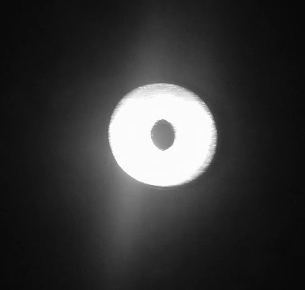
#> input picture Codes/mp1.tiff, 305 x 290 px
$ python outter_contours.py
#> lines starting #> are read from the running program, lines starting #| are printed output that depends on the picture; after the words box and inside, x2 and y2 are one past the last pixel; in counts of white or black regions, pixels touching at a corner belong together
# import necessary libraries
import numpy as np
import cv2 as cv

############################## For Image Part 1 ###################################################
image = cv.imread('mp1.tiff', cv.IMREAD_COLOR)
#> image is the input picture: shape (290, 305, 3); min 8, max 255, mean 54.4

# Use OpenCL for processing
img = cv.UMat(image)

mean_shift_img = cv.pyrMeanShiftFiltering(img, 21, 51)
cv.imshow("image", mean_shift_img)
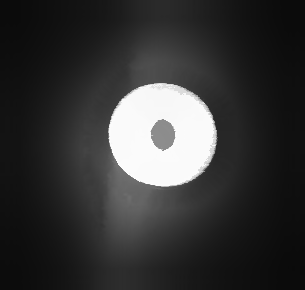
#> window 'image': shape (290, 305, 3); min 10, max 251, mean 53.7

while cv.waitKey(0) & 0xFF != ord('\r'):
#> (key Esc is pressed here)
#> (key Enter is pressed here)
	pass

gray_img = cv.cvtColor(mean_shift_img, cv.COLOR_BGR2GRAY)
thresh_img = cv.threshold(gray_img, 0, 255, cv.THRESH_BINARY | cv.THRESH_OTSU)[1]

cv.imshow("image", thresh_img)
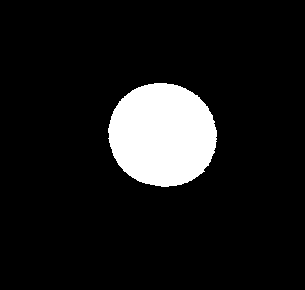
#> window 'image': shape (290, 305); 10% white; 1 white region, box (x1, y1, x2, y2) and area: (108, 83, 217, 187) 8883

while cv.waitKey(0) & 0xFF != ord('\r'):
#> (key Esc is pressed here)
#> (key Enter is pressed here)
	pass

contours = cv.findContours(thresh_img, cv.RETR_EXTERNAL, cv.CHAIN_APPROX_SIMPLE)[-2]
#> contours = 1 item

for index, contour in enumerate(contours):
	cv.drawContours(img, [contour], -1, (0, 0, 255), 2)
#> this loop made 1 pass

cv.imshow("image", img)
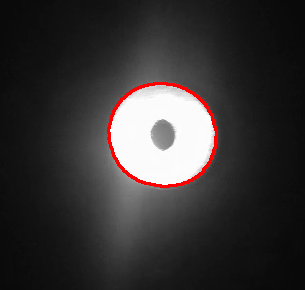
#> window 'image': shape (290, 305, 3); mean B, G, R 52.2, 52.2, 55.5

while cv.waitKey(0) & 0xFF != ord('\r'):
#> (key Esc is pressed here)
#> (key Enter is pressed here)
	pass


############################## For Image Part 2 ###################################################

image = cv.imread('mp2.tiff', cv.IMREAD_COLOR)
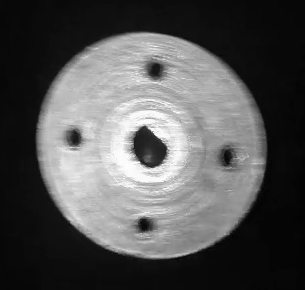
#> input picture Codes/mp2.tiff, 305 x 290 px
#> image is the input picture: shape (290, 305, 3); min 2, max 255, mean 84.2

# Use OpenCL for processing
img = cv.UMat(image)

mean_shift_img = cv.pyrMeanShiftFiltering(img, 21, 51)
cv.imshow("image", mean_shift_img)
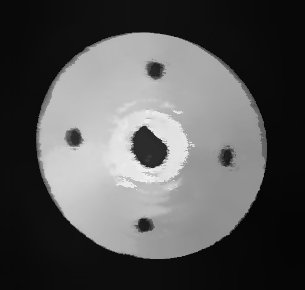
#> window 'image': shape (290, 305, 3); min 5, max 239, mean 85

while cv.waitKey(0) & 0xFF != ord('\r'):
#> (key Esc is pressed here)
#> (key Enter is pressed here)
	pass

gray_img = cv.cvtColor(mean_shift_img, cv.COLOR_BGR2GRAY)
thresh_img = cv.threshold(gray_img, 0, 255, cv.THRESH_BINARY | cv.THRESH_OTSU)[1]

cv.imshow("image", thresh_img)
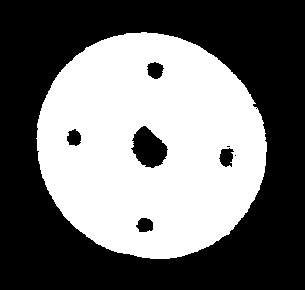
#> window 'image': shape (290, 305); 44% white; 1 white region, box (x1, y1, x2, y2) and area: (36, 32, 267, 259) 38946

while cv.waitKey(0) & 0xFF != ord('\r'):
#> (key Esc is pressed here)
#> (key Enter is pressed here)
	pass

contours = cv.findContours(thresh_img, cv.RETR_EXTERNAL, cv.CHAIN_APPROX_SIMPLE)[-2]

for index, contour in enumerate(contours):
	cv.drawContours(img, [contour], -1, (0, 0, 255), 2)

cv.imshow("image", img)
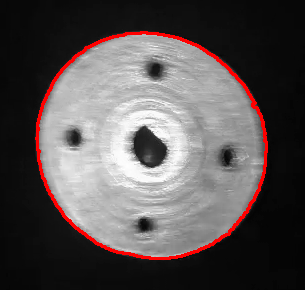
#> window 'image': shape (290, 305, 3); mean B, G, R 81.6, 81.6, 88.8

while cv.waitKey(0) & 0xFF != ord('\r'):
#> (key Esc is pressed here)
#> (key Enter is pressed here)
	pass

cv.destroyAllWindows()
